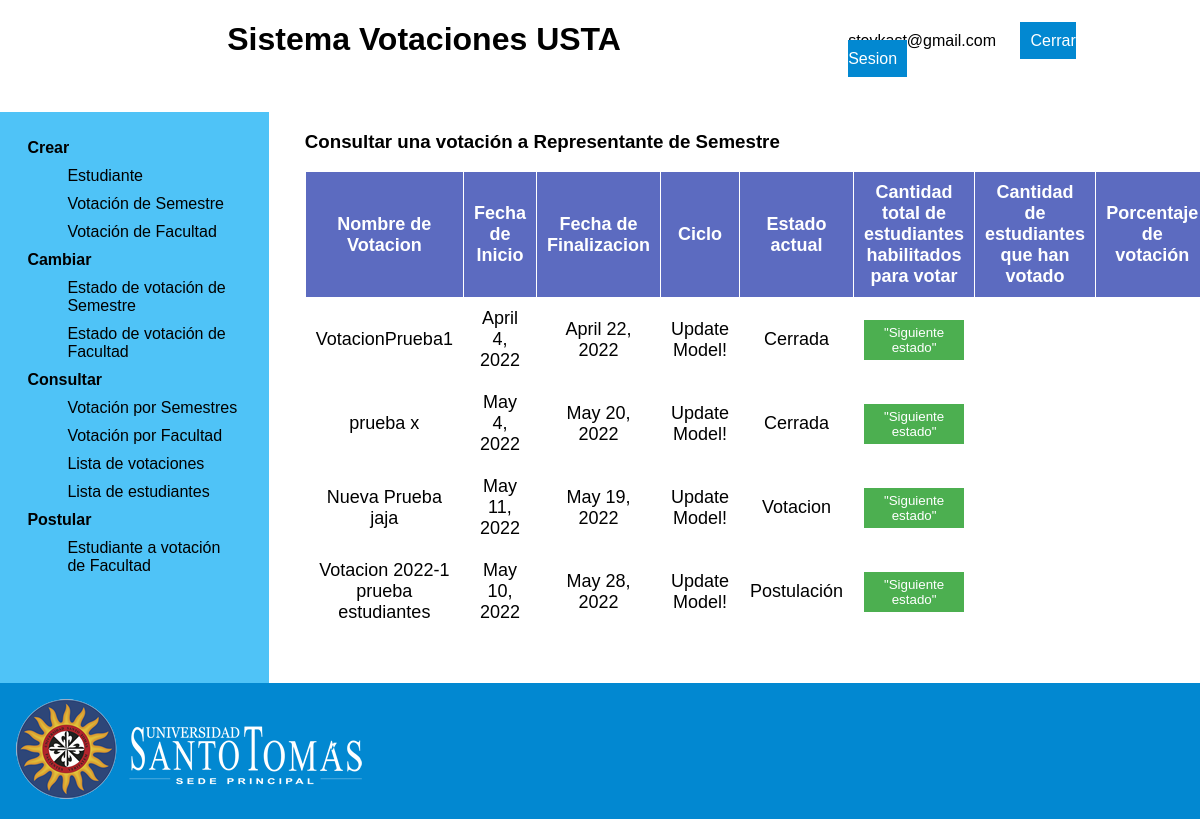
The app's page /consultCycleVoting/ (signed in), older data.
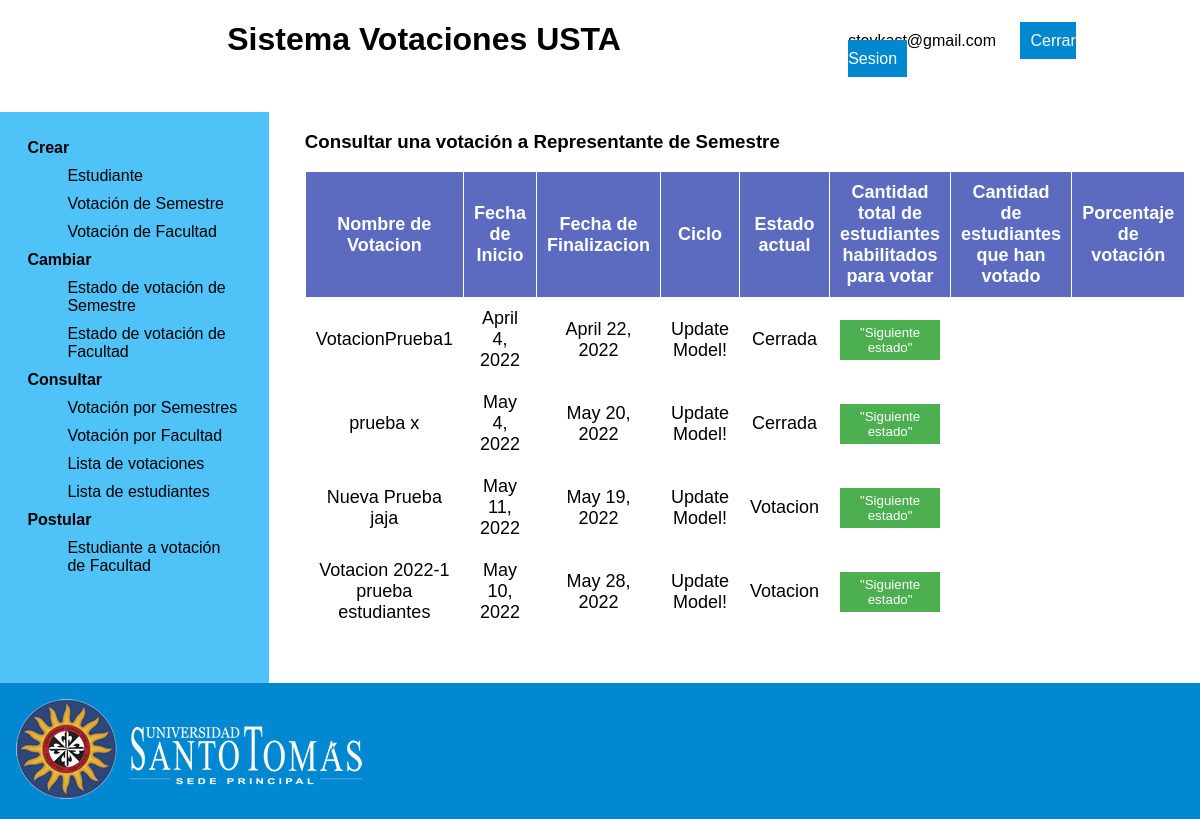
The same page, newer data.
### app_votaciones/models.py (models this page shows, shortened)
class Votacion(models.Model):
    nombre = models.CharField(max_length=45)
    start_date = models.DateField(
                                auto_now=False,
	                            auto_now_add=False,
    )
    end_date = models.DateField(auto_now=False,
	                            auto_now_add=False,
                                )
    idTipo = models.ForeignKey(TipoVotacion,
                  related_name='votaciones',
                  null=False,
                  on_delete=models.PROTECT)
    idEstado = models.ForeignKey(EstadoVotacion,
                  related_name='votaciones',
                  null=False,
                  on_delete=models.PROTECT)
    idFacultad = models.ForeignKey(Facultad,
                  related_name='votaciones',
                  null=False,
                  on_delete=models.PROTECT)
    class Meta:
        app_label = 'app_votaciones'

### app_votaciones/views.py (the view)
# urls.py: path('consultCycleVoting/', views.consultCycleVoting, name='consultCycleVoting'),
@login_required
def consultCycleVoting(request):
    query = Votacion.objects.all()
    lista = list(query.values())
    fac = Facultad.objects.get(id=Decano.objects.get(id=request.user.id).idFacultad_id)
    contexto = {"votaciones":lista, "facultad":fac, "facultad_id":fac.id }
    return render(request, 'consultCycleVoting.html', contexto)

### app_votaciones/templates/consultCycleVoting.html (shortened to what this page needs)
{% extends "dean.html" %}
{% load static %}
{% block main %}
<h3>Consultar una votación a Representante de Semestre</h3>
<table>
  <thead>
    <tr>
      <th>Nombre de Votacion</th>
      <th>Fecha de Inicio</th>
      <th>Fecha de Finalizacion</th>
      <th>Ciclo</th>
      <th>Estado actual</th>
      <th>Cantidad total de estudiantes habilitados para votar</th>
      <th>Cantidad de estudiantes que han votado</th>
      <th>Porcentaje de votación</th>
    </tr>
  </thead>
  <tbody>
    {% if votaciones %}
    {% for votacion in votaciones %}
    {% if votacion.idTipo_id == 1 and facultad_id == votacion.idFacultad_id %}
    <tr>
      <td>{{votacion.nombre}}</td>
      <td>{{votacion.start_date}}</td>
      <td>{{votacion.end_date}}</td>
      <td>Update Model!</td>
      {% if votacion.idEstado_id == 1 %}
      <td> Postulación </td>
      {% elif votacion.idEstado_id == 2 %}
      <td> Votacion </td>
      {% else %}
      <td> Cerrada </td>
      {% endif %}
      <form action="{% url 'app:nextStatus' %}" method="post">
        <td><button type="submit" name='id' value={{votacion.id}}>"Siguiente estado"</button></td>
      </form>
    </tr>
    {% endif %}
    {% endfor %}
    {% endif %}
  </tbody>
</table>
{% endblock %}

Row changes from the older to the newer data that the page shows:
changed Votacion "Votacion 2022-1 prueba estudiantes": idEstado_id "Postulación" → "Votacion"
